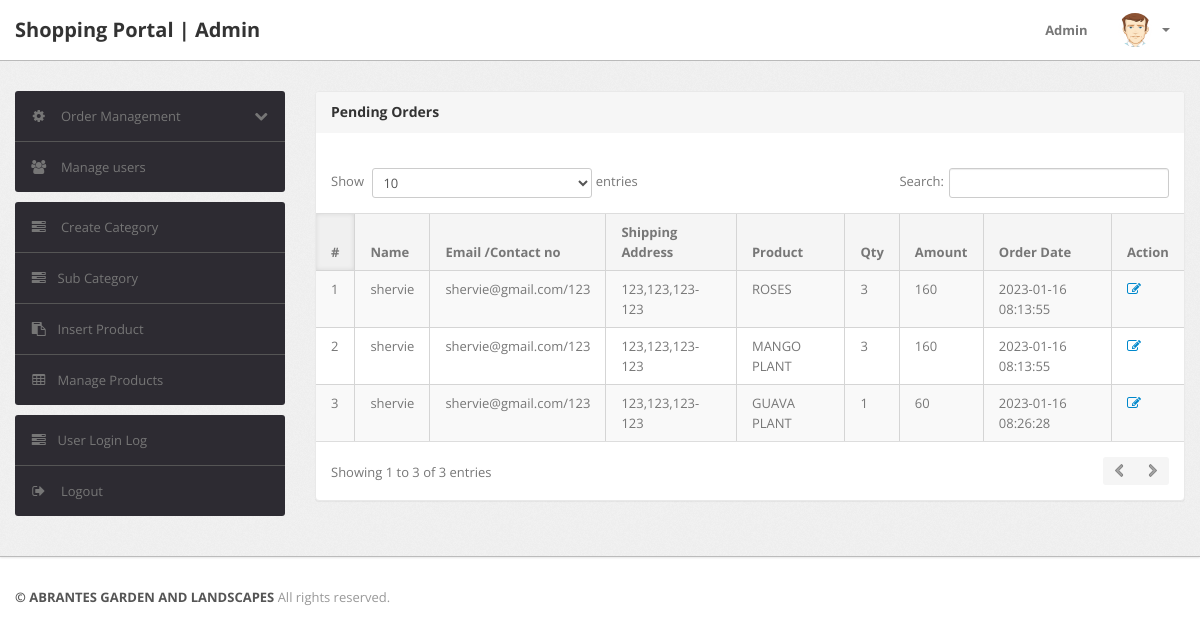
The app's page /admin/delivered-orders.php (signed in) with its own data.
### tables this page shows
CREATE TABLE `orders` (
  `id` int(11) NOT NULL,
  `userId` int(11) DEFAULT NULL,
  `productId` varchar(255) DEFAULT NULL,
  `quantity` int(11) DEFAULT NULL,
  `orderDate` timestamp NOT NULL DEFAULT current_timestamp(),
  `paymentMethod` varchar(50) DEFAULT NULL,
  `orderStatus` varchar(55) DEFAULT NULL
);

CREATE TABLE `users` (
  `id` int(11) NOT NULL,
  `name` varchar(255) DEFAULT NULL,
  `email` varchar(255) DEFAULT NULL,
  `contactno` bigint(11) DEFAULT NULL,
  `password` varchar(255) DEFAULT NULL,
  `shippingAddress` longtext DEFAULT NULL,
  `shippingState` varchar(255) DEFAULT NULL,
  `shippingCity` varchar(255) DEFAULT NULL,
  `shippingPincode` int(11) DEFAULT NULL,
  `billingAddress` longtext DEFAULT NULL,
  `billingState` varchar(255) DEFAULT NULL,
  `billingCity` varchar(255) DEFAULT NULL,
  `billingPincode` int(11) DEFAULT NULL,
  `regDate` timestamp NOT NULL DEFAULT current_timestamp(),
  `updationDate` varchar(255) DEFAULT NULL
);

CREATE TABLE `products` (
  `id` int(11) NOT NULL,
  `category` int(11) NOT NULL,
  `subCategory` int(11) DEFAULT NULL,
  `productName` varchar(255) DEFAULT NULL,
  `productCompany` varchar(255) DEFAULT NULL,
  `productPrice` int(11) DEFAULT NULL,
  `productPriceBeforeDiscount` int(11) DEFAULT NULL,
  `productDescription` longtext DEFAULT NULL,
  `productImage1` varchar(255) DEFAULT NULL,
  `productImage2` varchar(255) DEFAULT NULL,
  `productImage3` varchar(255) DEFAULT NULL,
  `shippingCharge` int(11) DEFAULT NULL,
  `productAvailability` varchar(255) DEFAULT NULL,
  `postingDate` timestamp NULL DEFAULT current_timestamp(),
  `updationDate` varchar(255) DEFAULT NULL
);

### admin/delivered-orders.php (the view, shortened to what this page needs)
<?php
include('include/config.php');
if(strlen($_SESSION['alogin'])==0)
	{
header('location:index.php');
}
else{
?>
<!DOCTYPE html>
<html lang="en">
<head>
	<link type="text/css" href="bootstrap/css/bootstrap.min.css" rel="stylesheet">
	<link type="text/css" href="bootstrap/css/bootstrap-responsive.min.css" rel="stylesheet">
	<link type="text/css" href="css/theme.css" rel="stylesheet">
	<link type="text/css" href="images/icons/css/font-awesome.css" rel="stylesheet">
</head>
<body>
<?php include('include/header.php');?>
	<div class="wrapper">
		<div class="container">
			<div class="row">
<?php include('include/sidebar.php');?>
			<div class="span9">
					<div class="content">
	<div class="module">
							<div class="module-head">
								<h3>Pending Orders</h3>
							</div>
							<div class="module-body table">
									<br />
								<table cellpadding="0" cellspacing="0" border="0" class="datatable-1 table table-bordered table-striped	 display table-responsive" >
									<thead>
										<tr>
											<th>#</th>
											<th> Name</th>
											<th width="50">Email /Contact no</th>
											<th>Shipping Address</th>
											<th>Product </th>
											<th>Qty </th>
											<th>Amount </th>
											<th>Order Date</th>
											<th>Action</th>
										</tr>
									</thead>
<tbody>
<?php
$st='Delivered';
$query=mysqli_query($con,"select users.name as username,users.email as useremail,users.contactno as usercontact,users.shippingAddress as shippingaddress,users.shippingCity as shippingcity,users.shippingState as shippingstate,users.shippingPincode as shippingpincode,products.productName as productname,products.shippingCharge as shippingcharge,orders.quantity as quantity,orders.orderDate as orderdate,products.productPrice as productprice,orders.id as id  from orders join users on  orders.userId=users.id join products on products.id=orders.productId where orders.orderStatus='$st'");
$cnt=1;
while($row=mysqli_fetch_array($query))
{
?>
										<tr>
											<td><?php echo htmlentities($cnt);?></td>
											<td><?php echo htmlentities($row['username']);?></td>
											<td><?php echo htmlentities($row['useremail']);?>/<?php echo htmlentities($row['usercontact']);?></td>
											<td><?php echo htmlentities($row['shippingaddress'].",".$row['shippingcity'].",".$row['shippingstate']."-".$row['shippingpincode']);?></td>
											<td><?php echo htmlentities($row['productname']);?></td>
											<td><?php echo htmlentities($row['quantity']);?></td>
											<td><?php echo htmlentities($row['quantity']*$row['productprice']+$row['shippingcharge']);?></td>
											<td><?php echo htmlentities($row['orderdate']);?></td>
											<td>    <a href="updateorder.php?oid=<?php echo htmlentities($row['id']);?>" title="Update order" target="_blank"><i class="icon-edit"></i></a>
											</td>
											</tr>
										<?php $cnt=$cnt+1; } ?>
										</tbody>
								</table>
							</div>
						</div>
					</div>
				</div>
			</div>
		</div>
	</div>
<?php include('include/footer.php');?>
</body>
<?php } ?>

### admin/include/header.php (shortened to what this page needs)
<div class="navbar navbar-fixed-top">
		<div class="navbar-inner">
			<div class="container">
			  	<a class="brand" href="index.html">
			  		Shopping Portal | Admin
			  	</a>
				<div class="nav-collapse collapse navbar-inverse-collapse">
					<ul class="nav pull-right">
						<li><a href="#">
							Admin
						</a></li>
						<li class="nav-user dropdown">
							<a href="#" class="dropdown-toggle" data-toggle="dropdown">
								<img src="images/user.png" class="nav-avatar" />
								<b class="caret"></b>
							</a>
						</li>
					</ul>
				</div>
			</div>
		</div>
	</div>

### admin/include/sidebar.php (shortened to what this page needs)
<div class="span3">
					<div class="sidebar">
<ul class="widget widget-menu unstyled">
							<li>
								<a class="collapsed" data-toggle="collapse" href="#togglePages">
									<i class="menu-icon icon-cog"></i>
									<i class="icon-chevron-down pull-right"></i><i class="icon-chevron-up pull-right"></i>
									Order Management
								</a>
							</li>
							<li>
								<a href="manage-users.php">
									<i class="menu-icon icon-group"></i>
									Manage users
								</a>
							</li>
						</ul>
						<ul class="widget widget-menu unstyled">
                                <li><a href="category.php"><i class="menu-icon icon-tasks"></i> Create Category </a></li>
                                <li><a href="subcategory.php"><i class="menu-icon icon-tasks"></i>Sub Category </a></li>
                                <li><a href="insert-product.php"><i class="menu-icon icon-paste"></i>Insert Product </a></li>
                                <li><a href="manage-products.php"><i class="menu-icon icon-table"></i>Manage Products </a></li>
                            </ul>
						<ul class="widget widget-menu unstyled">
							<li><a href="user-logs.php"><i class="menu-icon icon-tasks"></i>User Login Log </a></li>
							<li>
								<a href="logout.php">
									<i class="menu-icon icon-signout"></i>
									Logout
								</a>
							</li>
						</ul>
					</div>
				</div>

### admin/include/footer.php
<div class="footer">
	<div class="container">
		<b class="copyright">&copy; ABRANTES GARDEN AND LANDSCAPES </b> All rights reserved.
	</div>
</div>

### records on screen
orders: userId.name "shervie", userId.email "shervie@gmail.com", userId.contactno "123", userId.shippingPincode "123,123,123-123", productId.productName "ROSES", quantity "3", $row['quantity']*$row['productprice']+$row['shippingcharge'] "160", orderDate "2023-01-16 08:13:55"
orders: userId.name "shervie", userId.email "shervie@gmail.com", userId.contactno "123", userId.shippingPincode "123,123,123-123", productId.productName "MANGO PLANT", quantity "3", $row['quantity']*$row['productprice']+$row['shippingcharge'] "160", orderDate "2023-01-16 08:13:55"
orders: userId.name "shervie", userId.email "shervie@gmail.com", userId.contactno "123", userId.shippingPincode "123,123,123-123", productId.productName "GUAVA PLANT", quantity "1", $row['quantity']*$row['productprice']+$row['shippingcharge'] "60", orderDate "2023-01-16 08:26:28"
